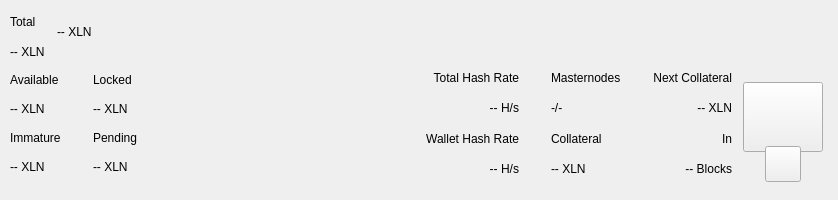
<?xml version="1.0" encoding="UTF-8"?>
<ui version="4.0">
 <class>TopBar</class>
 <widget class="QWidget" name="TopBar">
  <property name="geometry">
   <rect>
    <x>0</x>
    <y>0</y>
    <width>838</width>
    <height>200</height>
   </rect>
  </property>
  <property name="minimumSize">
   <size>
    <width>0</width>
    <height>200</height>
   </size>
  </property>
  <property name="maximumSize">
   <size>
    <width>16777215</width>
    <height>200</height>
   </size>
  </property>
  <property name="windowTitle">
   <string>Form</string>
  </property>
  <layout class="QVBoxLayout" name="verticalLayout_10" stretch="0">
   <property name="spacing">
    <number>0</number>
   </property>
   <property name="leftMargin">
    <number>0</number>
   </property>
   <property name="topMargin">
    <number>0</number>
   </property>
   <property name="rightMargin">
    <number>0</number>
   </property>
   <property name="bottomMargin">
    <number>0</number>
   </property>
   <item>
    <widget class="PFBorderImage" name="containerTop">
     <layout class="QVBoxLayout" name="verticalLayout_11">
      <property name="spacing">
       <number>0</number>
      </property>
      <property name="leftMargin">
       <number>0</number>
      </property>
      <property name="topMargin">
       <number>0</number>
      </property>
      <property name="rightMargin">
       <number>0</number>
      </property>
      <property name="bottomMargin">
       <number>0</number>
      </property>
      <item>
       <widget class="QWidget" name="top_container_2" native="true">
        <property name="minimumSize">
         <size>
          <width>0</width>
          <height>65</height>
         </size>
        </property>
        <layout class="QHBoxLayout" name="top_container">
         <property name="spacing">
          <number>0</number>
         </property>
         <property name="leftMargin">
          <number>10</number>
         </property>
         <property name="topMargin">
          <number>0</number>
         </property>
         <property name="rightMargin">
          <number>10</number>
         </property>
         <property name="bottomMargin">
          <number>0</number>
         </property>
         <item>
          <layout class="QHBoxLayout" name="horizontalLayout_4">
           <property name="spacing">
            <number>12</number>
           </property>
           <property name="rightMargin">
            <number>0</number>
           </property>
           <item>
            <widget class="QWidget" name="widgetAmount" native="true">
             <layout class="QVBoxLayout" name="verticalLayout_2">
              <property name="spacing">
               <number>2</number>
              </property>
              <property name="leftMargin">
               <number>0</number>
              </property>
              <property name="topMargin">
               <number>8</number>
              </property>
              <property name="rightMargin">
               <number>0</number>
              </property>
              <property name="bottomMargin">
               <number>0</number>
              </property>
              <item>
               <widget class="QLabel" name="labelTitle1">
                <property name="text">
                 <string>Total</string>
                </property>
               </widget>
              </item>
              <item>
               <widget class="PrivateQLabel" name="labelAmountPiv">
                <property name="text">
                 <string notr="true">-- XLN</string>
                </property>
               </widget>
              </item>
             </layout>
            </widget>
           </item>
           <item alignment="Qt::AlignVCenter">
            <widget class="QWidget" name="widgetTopAmount" native="true">
             <property name="sizePolicy">
              <sizepolicy hsizetype="Preferred" vsizetype="Maximum">
               <horstretch>0</horstretch>
               <verstretch>0</verstretch>
              </sizepolicy>
             </property>
             <layout class="QHBoxLayout" name="horizontalLayout_5">
              <property name="spacing">
               <number>0</number>
              </property>
              <property name="leftMargin">
               <number>0</number>
              </property>
              <property name="topMargin">
               <number>0</number>
              </property>
              <property name="rightMargin">
               <number>0</number>
              </property>
              <property name="bottomMargin">
               <number>0</number>
              </property>
              <item alignment="Qt::AlignTop">
               <widget class="PrivateQLabel" name="labelAmountTopPiv">
                <property name="minimumSize">
                 <size>
                  <width>0</width>
                  <height>36</height>
                 </size>
                </property>
                <property name="styleSheet">
                 <string notr="true">padding:0px;margin:0px;</string>
                </property>
                <property name="text">
                 <string notr="true">-- XLN</string>
                </property>
               </widget>
              </item>
             </layout>
            </widget>
           </item>
           <item>
            <spacer name="horizontalSpacer">
             <property name="orientation">
              <enum>Qt::Horizontal</enum>
             </property>
             <property name="sizeHint" stdset="0">
              <size>
               <width>40</width>
               <height>20</height>
              </size>
             </property>
            </spacer>
           </item>
           <item alignment="Qt::AlignRight">
            <widget class="QWidget" name="layoutSync" native="true">
             <property name="minimumSize">
              <size>
               <width>0</width>
               <height>36</height>
              </size>
             </property>
             <property name="maximumSize">
              <size>
               <width>16777215</width>
               <height>36</height>
              </size>
             </property>
             <layout class="QVBoxLayout" name="verticalLayout_9">
              <property name="leftMargin">
               <number>0</number>
              </property>
              <property name="topMargin">
               <number>0</number>
              </property>
              <property name="rightMargin">
               <number>0</number>
              </property>
              <property name="bottomMargin">
               <number>0</number>
              </property>
              <item>
               <widget class="ExpandableButton" name="pushButtonSync" native="true">
                <property name="minimumSize">
                 <size>
                  <width>36</width>
                  <height>36</height>
                 </size>
                </property>
                <property name="maximumSize">
                 <size>
                  <width>16777215</width>
                  <height>36</height>
                 </size>
                </property>
               </widget>
              </item>
             </layout>
            </widget>
           </item>
           <item>
            <widget class="ExpandableButton" name="pushButtonHDUpgrade" native="true">
             <property name="minimumSize">
              <size>
               <width>36</width>
               <height>36</height>
              </size>
             </property>
             <property name="maximumSize">
              <size>
               <width>16777215</width>
               <height>36</height>
              </size>
             </property>
            </widget>
           </item>
           <item>
            <widget class="ExpandableButton" name="pushButtonStack" native="true">
             <property name="minimumSize">
              <size>
               <width>36</width>
               <height>36</height>
              </size>
             </property>
             <property name="maximumSize">
              <size>
               <width>16777215</width>
               <height>36</height>
              </size>
             </property>
            </widget>
           </item>
           <item>
            <widget class="ExpandableButton" name="pushButtonConf" native="true">
             <property name="minimumSize">
              <size>
               <width>36</width>
               <height>36</height>
              </size>
             </property>
             <property name="maximumSize">
              <size>
               <width>16777215</width>
               <height>36</height>
              </size>
             </property>
            </widget>
           </item>
           <item>
            <widget class="ExpandableButton" name="pushButtonMasternodes" native="true">
             <property name="minimumSize">
              <size>
               <width>36</width>
               <height>36</height>
              </size>
             </property>
             <property name="maximumSize">
              <size>
               <width>16777215</width>
               <height>36</height>
              </size>
             </property>
            </widget>
           </item>
           <item>
            <widget class="ExpandableButton" name="pushButtonConsole" native="true">
             <property name="minimumSize">
              <size>
               <width>36</width>
               <height>36</height>
              </size>
             </property>
             <property name="maximumSize">
              <size>
               <width>16777215</width>
               <height>36</height>
              </size>
             </property>
            </widget>
           </item>
           <item>
            <widget class="ExpandableButton" name="pushButtonConnection" native="true">
             <property name="minimumSize">
              <size>
               <width>36</width>
               <height>36</height>
              </size>
             </property>
             <property name="maximumSize">
              <size>
               <width>16777215</width>
               <height>36</height>
              </size>
             </property>
            </widget>
           </item>
           <item>
            <widget class="ExpandableButton" name="pushButtonTor" native="true">
             <property name="minimumSize">
              <size>
               <width>36</width>
               <height>36</height>
              </size>
             </property>
             <property name="maximumSize">
              <size>
               <width>16777215</width>
               <height>36</height>
              </size>
             </property>
            </widget>
           </item>
           <item>
            <widget class="ExpandableButton" name="pushButtonLock" native="true">
             <property name="sizePolicy">
              <sizepolicy hsizetype="Expanding" vsizetype="Expanding">
               <horstretch>0</horstretch>
               <verstretch>0</verstretch>
              </sizepolicy>
             </property>
             <property name="minimumSize">
              <size>
               <width>36</width>
               <height>0</height>
              </size>
             </property>
             <property name="maximumSize">
              <size>
               <width>16777215</width>
               <height>36</height>
              </size>
             </property>
            </widget>
           </item>
           <item>
            <widget class="ExpandableButton" name="pushButtonTheme" native="true">
             <property name="minimumSize">
              <size>
               <width>36</width>
               <height>36</height>
              </size>
             </property>
             <property name="maximumSize">
              <size>
               <width>16777215</width>
               <height>36</height>
              </size>
             </property>
            </widget>
           </item>
           <item>
            <widget class="ExpandableButton" name="pushButtonFAQ" native="true">
             <property name="minimumSize">
              <size>
               <width>36</width>
               <height>36</height>
              </size>
             </property>
             <property name="maximumSize">
              <size>
               <width>16777215</width>
               <height>36</height>
              </size>
             </property>
            </widget>
           </item>
           <item>
            <widget class="ExpandableButton" name="pushButtonPrivacy" native="true">
             <property name="minimumSize">
              <size>
               <width>36</width>
               <height>36</height>
              </size>
             </property>
             <property name="maximumSize">
              <size>
               <width>16777215</width>
               <height>36</height>
              </size>
             </property>
            </widget>
           </item>
          </layout>
         </item>
        </layout>
       </widget>
      </item>
      <item>
       <widget class="QWidget" name="bottom_container" native="true">
        <property name="minimumSize">
         <size>
          <width>0</width>
          <height>135</height>
         </size>
        </property>
        <layout class="QHBoxLayout" name="botton_container">
         <property name="leftMargin">
          <number>10</number>
         </property>
         <property name="topMargin">
          <number>0</number>
         </property>
         <property name="rightMargin">
          <number>10</number>
         </property>
         <property name="bottomMargin">
          <number>10</number>
         </property>
         <item>
          <layout class="QHBoxLayout" name="horizontalLayout_3">
           <property name="spacing">
            <number>0</number>
           </property>
           <property name="bottomMargin">
            <number>9</number>
           </property>
           <item>
            <layout class="QVBoxLayout" name="verticalLayout_7">
             <property name="spacing">
              <number>0</number>
             </property>
             <property name="leftMargin">
              <number>0</number>
             </property>
             <property name="rightMargin">
              <number>0</number>
             </property>
             <item>
              <layout class="QHBoxLayout" name="horizontalLayout_2">
               <property name="spacing">
                <number>0</number>
               </property>
               <item>
                <layout class="QVBoxLayout" name="verticalLayout_6">
                 <item>
                  <widget class="QLabel" name="labelTitle5">
                   <property name="text">
                    <string>Available</string>
                   </property>
                  </widget>
                 </item>
                 <item>
                  <widget class="PrivateQLabel" name="labelAvailablePiv">
                   <property name="text">
                    <string>-- XLN</string>
                   </property>
                  </widget>
                 </item>
                 <item>
                  <widget class="QLabel" name="labelTitle4">
                   <property name="text">
                    <string>Immature</string>
                   </property>
                  </widget>
                 </item>
                 <item>
                  <widget class="PrivateQLabel" name="labelImmaturePiv">
                   <property name="text">
                    <string notr="true">-- XLN</string>
                   </property>
                  </widget>
                 </item>
                </layout>
               </item>
               <item>
                <layout class="QVBoxLayout" name="verticalLayout_8">
                 <property name="leftMargin">
                  <number>32</number>
                 </property>
                 <item>
                  <widget class="QLabel" name="labelTitle6">
                   <property name="text">
                    <string>Locked</string>
                   </property>
                  </widget>
                 </item>
                 <item>
                  <widget class="PrivateQLabel" name="labelLockedPiv">
                   <property name="text">
                    <string>-- XLN</string>
                   </property>
                  </widget>
                 </item>
                 <item>
                  <widget class="QLabel" name="labelTitle3">
                   <property name="text">
                    <string>Pending</string>
                   </property>
                  </widget>
                 </item>
                 <item>
                  <widget class="PrivateQLabel" name="labelPendingPiv">
                   <property name="text">
                    <string notr="true">-- XLN</string>
                   </property>
                  </widget>
                 </item>
                </layout>
               </item>
              </layout>
             </item>
            </layout>
           </item>
          </layout>
         </item>
         <item>
          <spacer name="horizontalSpacer_2">
           <property name="orientation">
            <enum>Qt::Horizontal</enum>
           </property>
           <property name="sizeHint" stdset="0">
            <size>
             <width>40</width>
             <height>20</height>
            </size>
           </property>
          </spacer>
         </item>
         <item>
          <layout class="QHBoxLayout" name="horizontalLayout_6">
           <property name="spacing">
            <number>0</number>
           </property>
           <property name="rightMargin">
            <number>0</number>
           </property>
           <property name="bottomMargin">
            <number>9</number>
           </property>
           <item>
            <widget class="QWidget" name="widgetStaking" native="true">
             <layout class="QVBoxLayout" name="verticalLayout_12">
              <property name="leftMargin">
               <number>32</number>
              </property>
              <property name="topMargin">
               <number>0</number>
              </property>
              <property name="rightMargin">
               <number>0</number>
              </property>
              <property name="bottomMargin">
               <number>0</number>
              </property>
              <item>
               <widget class="QLabel" name="labelNetworkHashRateTitle">
                <property name="text">
                 <string>Total Hash Rate</string>
                </property>
                <property name="textFormat">
                 <enum>Qt::AutoText</enum>
                </property>
                <property name="alignment">
                 <set>Qt::AlignRight|Qt::AlignTrailing|Qt::AlignVCenter</set>
                </property>
               </widget>
              </item>
              <item>
               <widget class="QLabel" name="labelNetworkHashRateValue">
                <property name="layoutDirection">
                 <enum>Qt::LeftToRight</enum>
                </property>
                <property name="text">
                 <string>-- H/s</string>
                </property>
                <property name="textFormat">
                 <enum>Qt::AutoText</enum>
                </property>
                <property name="alignment">
                 <set>Qt::AlignRight|Qt::AlignTrailing|Qt::AlignVCenter</set>
                </property>
               </widget>
              </item>
              <item>
               <widget class="QLabel" name="labelWalletHashRateTitle">
                <property name="text">
                 <string>Wallet Hash Rate</string>
                </property>
                <property name="textFormat">
                 <enum>Qt::AutoText</enum>
                </property>
                <property name="alignment">
                 <set>Qt::AlignRight|Qt::AlignTrailing|Qt::AlignVCenter</set>
                </property>
               </widget>
              </item>
              <item>
               <widget class="PrivateQLabel" name="labelWalletHashRateValue">
                <property name="text">
                 <string notr="true">-- H/s</string>
                </property>
                <property name="textFormat">
                 <enum>Qt::AutoText</enum>
                </property>
                <property name="alignment">
                 <set>Qt::AlignRight|Qt::AlignTrailing|Qt::AlignVCenter</set>
                </property>
               </widget>
              </item>
             </layout>
            </widget>
           </item>
           <item>
            <widget class="QWidget" name="widgetMasternodes" native="true">
             <layout class="QVBoxLayout">
              <property name="leftMargin">
               <number>32</number>
              </property>
              <property name="topMargin">
               <number>0</number>
              </property>
              <property name="rightMargin">
               <number>0</number>
              </property>
              <property name="bottomMargin">
               <number>0</number>
              </property>
              <item>
               <widget class="QLabel" name="labelMasternodesTitle">
                <property name="text">
                 <string>Masternodes</string>
                </property>
               </widget>
              </item>
              <item>
               <widget class="PrivateQLabel" name="labelMasternodeCount">
                <property name="text">
                 <string>-/-</string>
                </property>
               </widget>
              </item>
              <item>
               <widget class="QLabel" name="labelCollateralTitle">
                <property name="text">
                 <string>Collateral</string>
                </property>
               </widget>
              </item>
              <item>
               <widget class="QLabel" name="labelCollateralValue">
                <property name="text">
                 <string notr="true">-- XLN</string>
                </property>
               </widget>
              </item>
             </layout>
            </widget>
           </item>
           <item>
            <widget class="QWidget" name="widgetNextCollateral" native="true">
             <layout class="QVBoxLayout" name="verticalLayout_12">
              <property name="leftMargin">
               <number>32</number>
              </property>
              <property name="topMargin">
               <number>0</number>
              </property>
              <property name="rightMargin">
               <number>0</number>
              </property>
              <property name="bottomMargin">
               <number>0</number>
              </property>
              <item>
               <widget class="QLabel" name="labelNextMasternodesTitle">
                <property name="text">
                 <string>Next Collateral</string>
                </property>
                <property name="textFormat">
                 <enum>Qt::AutoText</enum>
                </property>
                <property name="alignment">
                 <set>Qt::AlignRight|Qt::AlignTrailing|Qt::AlignVCenter</set>
                </property>
               </widget>
              </item>
              <item>
               <widget class="QLabel" name="labelNextCollateralValue">
                <property name="text">
                 <string>-- XLN</string>
                </property>
                <property name="textFormat">
                 <enum>Qt::AutoText</enum>
                </property>
                <property name="alignment">
                 <set>Qt::AlignRight|Qt::AlignTrailing|Qt::AlignVCenter</set>
                </property>
               </widget>
              </item>
              <item>
               <widget class="QLabel" name="labelRemainingBlocks">
                <property name="text">
                 <string>In</string>
                </property>
                <property name="textFormat">
                 <enum>Qt::AutoText</enum>
                </property>
                <property name="alignment">
                 <set>Qt::AlignRight|Qt::AlignTrailing|Qt::AlignVCenter</set>
                </property>
               </widget>
              </item>
              <item>
               <widget class="QLabel" name="labelNextCollateralBlocks">
                <property name="text">
                 <string notr="true">-- Blocks</string>
                </property>
                <property name="textFormat">
                 <enum>Qt::AutoText</enum>
                </property>
                <property name="alignment">
                 <set>Qt::AlignRight|Qt::AlignTrailing|Qt::AlignVCenter</set>
                </property>
               </widget>
              </item>
             </layout>
            </widget>
           </item>
          </layout>
         </item>
         <item>
          <widget class="QWidget" name="qrContainer" native="true">
           <property name="sizePolicy">
            <sizepolicy hsizetype="Preferred" vsizetype="Minimum">
             <horstretch>0</horstretch>
             <verstretch>0</verstretch>
            </sizepolicy>
           </property>
           <property name="minimumSize">
            <size>
             <width>90</width>
             <height>110</height>
            </size>
           </property>
           <property name="maximumSize">
            <size>
             <width>90</width>
             <height>110</height>
            </size>
           </property>
           <layout class="QVBoxLayout" name="containerQR">
            <property name="spacing">
             <number>0</number>
            </property>
            <property name="leftMargin">
             <number>5</number>
            </property>
            <property name="topMargin">
             <number>10</number>
            </property>
            <property name="rightMargin">
             <number>5</number>
            </property>
            <property name="bottomMargin">
             <number>0</number>
            </property>
            <item>
             <widget class="QPushButton" name="btnQr">
              <property name="minimumSize">
               <size>
                <width>70</width>
                <height>70</height>
               </size>
              </property>
              <property name="maximumSize">
               <size>
                <width>16777215</width>
                <height>70</height>
               </size>
              </property>
              <property name="focusPolicy">
               <enum>Qt::NoFocus</enum>
              </property>
              <property name="text">
               <string/>
              </property>
              <property name="iconSize">
               <size>
                <width>70</width>
                <height>70</height>
               </size>
              </property>
             </widget>
            </item>
            <item>
             <spacer name="verticalSpacer">
              <property name="orientation">
               <enum>Qt::Vertical</enum>
              </property>
              <property name="sizeType">
               <enum>QSizePolicy::Fixed</enum>
              </property>
              <property name="sizeHint" stdset="0">
               <size>
                <width>20</width>
                <height>20</height>
               </size>
              </property>
             </spacer>
            </item>
            <item alignment="Qt::AlignHCenter|Qt::AlignBottom">
             <widget class="QPushButton" name="pushButtonQR">
              <property name="minimumSize">
               <size>
                <width>36</width>
                <height>36</height>
               </size>
              </property>
              <property name="maximumSize">
               <size>
                <width>36</width>
                <height>36</height>
               </size>
              </property>
              <property name="focusPolicy">
               <enum>Qt::NoFocus</enum>
              </property>
              <property name="text">
               <string/>
              </property>
             </widget>
            </item>
           </layout>
          </widget>
         </item>
        </layout>
       </widget>
      </item>
     </layout>
    </widget>
   </item>
  </layout>
 </widget>
 <customwidgets>
  <customwidget>
   <class>ExpandableButton</class>
   <extends>QWidget</extends>
   <header>qt/pivx/expandablebutton.h</header>
   <container>1</container>
  </customwidget>
  <customwidget>
   <class>PFBorderImage</class>
   <extends>QFrame</extends>
   <header>qt/pivx/pfborderimage.h</header>
   <container>1</container>
  </customwidget>
  <customwidget>
   <class>PrivateQLabel</class>
   <extends>QLabel</extends>
   <header>qt/pivx/privatelabel.h</header>
   <container>0</container>
  </customwidget>
 </customwidgets>
 <resources/>
 <connections/>
</ui>
